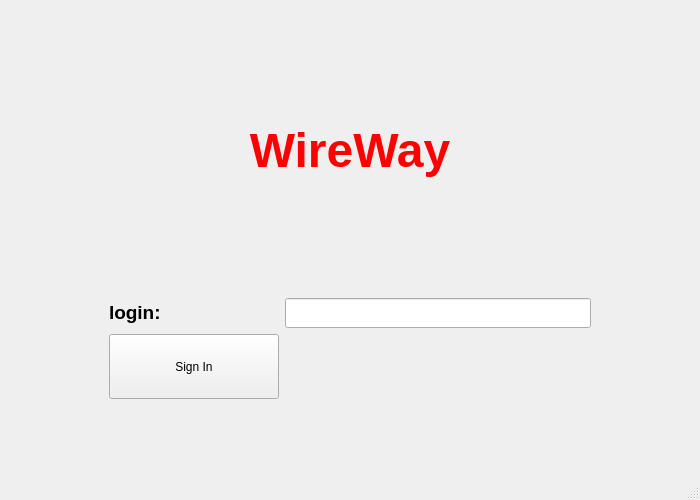
<?xml version="1.0" encoding="UTF-8"?>
<ui version="4.0">
 <class>SignInWindow</class>
 <widget class="QMainWindow" name="SignInWindow">
  <property name="geometry">
   <rect>
    <x>0</x>
    <y>0</y>
    <width>700</width>
    <height>500</height>
   </rect>
  </property>
  <property name="sizePolicy">
   <sizepolicy hsizetype="Minimum" vsizetype="Minimum">
    <horstretch>0</horstretch>
    <verstretch>0</verstretch>
   </sizepolicy>
  </property>
  <property name="minimumSize">
   <size>
    <width>700</width>
    <height>500</height>
   </size>
  </property>
  <property name="maximumSize">
   <size>
    <width>700</width>
    <height>500</height>
   </size>
  </property>
  <property name="windowTitle">
   <string>SignInWindow</string>
  </property>
  <widget class="QWidget" name="centralwidget">
   <layout class="QVBoxLayout" name="verticalLayout_2">
    <item>
     <layout class="QVBoxLayout" name="verticalLayout">
      <item>
       <widget class="QLabel" name="label">
        <property name="text">
         <string>&lt;html&gt;&lt;head/&gt;&lt;body&gt;&lt;p align=&quot;center&quot;&gt;&lt;span style=&quot; font-size:36pt; font-weight:700; color:#ff0000;&quot;&gt;WireWay&lt;/span&gt;&lt;/p&gt;&lt;/body&gt;&lt;/html&gt;</string>
        </property>
       </widget>
      </item>
      <item>
       <layout class="QGridLayout" name="gridLayout">
        <item row="0" column="1">
         <widget class="QLabel" name="label_2">
          <property name="text">
           <string>&lt;html&gt;&lt;head/&gt;&lt;body&gt;&lt;p&gt;&lt;span style=&quot; font-size:14pt; font-weight:700;&quot;&gt;login:&lt;/span&gt;&lt;/p&gt;&lt;/body&gt;&lt;/html&gt;</string>
          </property>
         </widget>
        </item>
        <item row="1" column="2">
         <spacer name="verticalSpacer_3">
          <property name="orientation">
           <enum>Qt::Vertical</enum>
          </property>
          <property name="sizeType">
           <enum>QSizePolicy::Maximum</enum>
          </property>
          <property name="sizeHint" stdset="0">
           <size>
            <width>20</width>
            <height>20</height>
           </size>
          </property>
         </spacer>
        </item>
        <item row="0" column="2">
         <widget class="QLineEdit" name="Login">
          <property name="sizePolicy">
           <sizepolicy hsizetype="Minimum" vsizetype="Fixed">
            <horstretch>0</horstretch>
            <verstretch>0</verstretch>
           </sizepolicy>
          </property>
          <property name="minimumSize">
           <size>
            <width>100</width>
            <height>30</height>
           </size>
          </property>
         </widget>
        </item>
        <item row="0" column="3">
         <spacer name="horizontalSpacer_2">
          <property name="orientation">
           <enum>Qt::Horizontal</enum>
          </property>
          <property name="sizeType">
           <enum>QSizePolicy::Maximum</enum>
          </property>
          <property name="sizeHint" stdset="0">
           <size>
            <width>100</width>
            <height>20</height>
           </size>
          </property>
         </spacer>
        </item>
        <item row="6" column="2">
         <spacer name="verticalSpacer">
          <property name="orientation">
           <enum>Qt::Vertical</enum>
          </property>
          <property name="sizeType">
           <enum>QSizePolicy::Maximum</enum>
          </property>
          <property name="sizeHint" stdset="0">
           <size>
            <width>20</width>
            <height>30</height>
           </size>
          </property>
         </spacer>
        </item>
        <item row="0" column="0">
         <spacer name="horizontalSpacer">
          <property name="orientation">
           <enum>Qt::Horizontal</enum>
          </property>
          <property name="sizeType">
           <enum>QSizePolicy::Maximum</enum>
          </property>
          <property name="sizeHint" stdset="0">
           <size>
            <width>100</width>
            <height>20</height>
           </size>
          </property>
         </spacer>
        </item>
        <item row="1" column="1">
         <widget class="QPushButton" name="pushButton">
          <property name="minimumSize">
           <size>
            <width>170</width>
            <height>65</height>
           </size>
          </property>
          <property name="maximumSize">
           <size>
            <width>170</width>
            <height>65</height>
           </size>
          </property>
          <property name="text">
           <string>Sign In</string>
          </property>
         </widget>
        </item>
       </layout>
      </item>
     </layout>
    </item>
    <item>
     <spacer name="verticalSpacer_2">
      <property name="orientation">
       <enum>Qt::Vertical</enum>
      </property>
      <property name="sizeType">
       <enum>QSizePolicy::Maximum</enum>
      </property>
      <property name="sizeHint" stdset="0">
       <size>
        <width>20</width>
        <height>40</height>
       </size>
      </property>
     </spacer>
    </item>
   </layout>
  </widget>
  <widget class="QMenuBar" name="menubar">
   <property name="geometry">
    <rect>
     <x>0</x>
     <y>0</y>
     <width>700</width>
     <height>21</height>
    </rect>
   </property>
  </widget>
  <widget class="QStatusBar" name="statusbar"/>
 </widget>
 <resources/>
 <connections/>
</ui>
